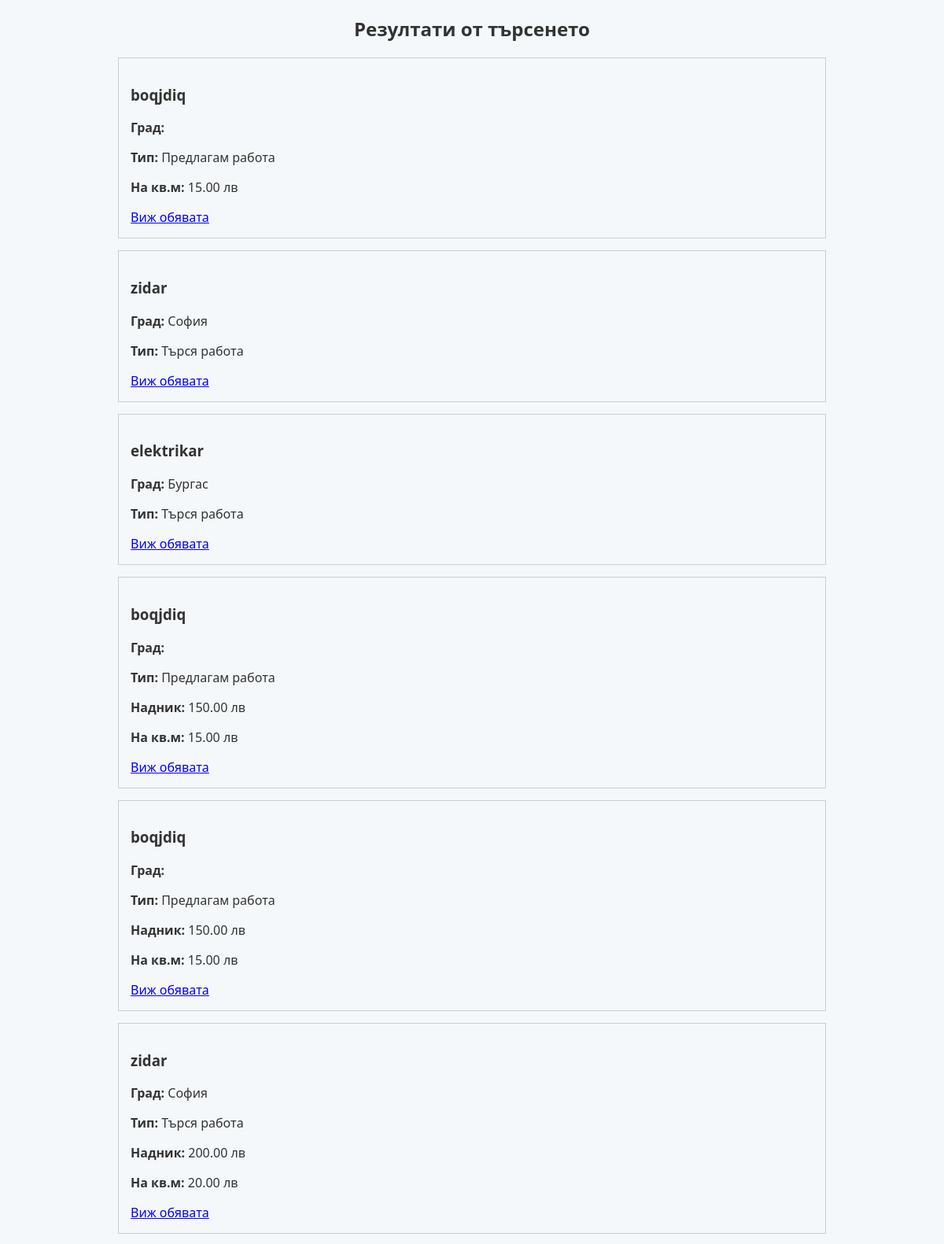
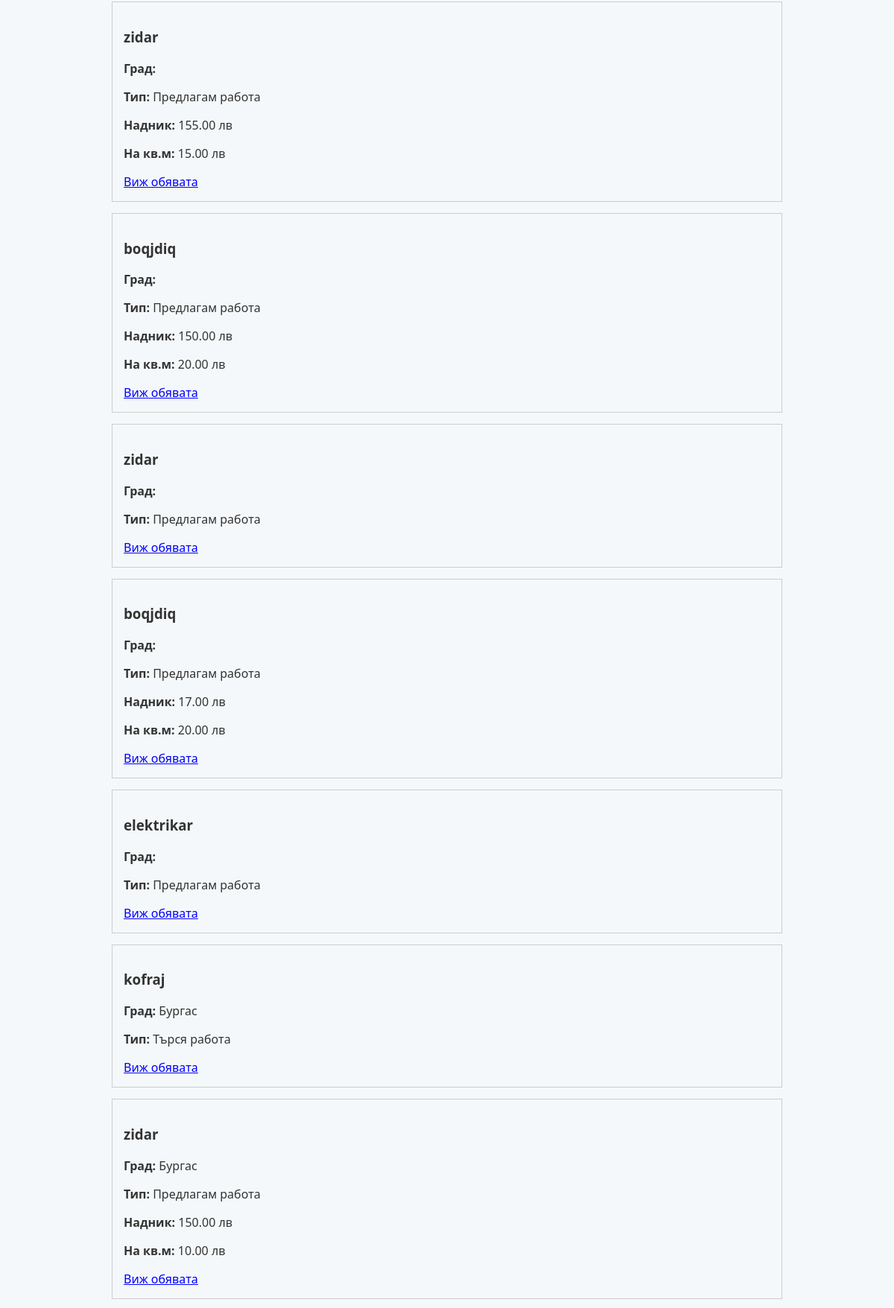
The app's page /php/search_jobs.php (upper part) with its own data (2 pictures, top to bottom).
### tables this page shows
CREATE TABLE `jobs` (
  `id` int(11) NOT NULL,
  `user_id` int(11) NOT NULL,
  `job_type` enum('offer','seek') NOT NULL,
  `profession` varchar(50) NOT NULL,
  `location` varchar(100) DEFAULT NULL,
  `city` varchar(100) DEFAULT NULL,
  `price_per_square` decimal(10,2) DEFAULT NULL,
  `price_per_day` decimal(10,2) DEFAULT NULL,
  `work_status` enum('solo','team') DEFAULT NULL,
  `team_size` int(11) DEFAULT NULL,
  `age` int(11) DEFAULT NULL,
  `show_price_per_square` tinyint(1) DEFAULT 0,
  `show_price_per_day` tinyint(1) DEFAULT 0,
  `created_at` timestamp NOT NULL DEFAULT current_timestamp(),
  `team_members` text DEFAULT NULL,
  `images` text DEFAULT NULL,
  `description` text DEFAULT NULL
);

### php/search_jobs.php (the view, shortened to what this page needs)
<?php
require 'db.php';
$query = "SELECT * FROM jobs WHERE 1=1";
$params = [];
$stmt = $conn->prepare($query);
$stmt->execute($params);
$jobs = $stmt->fetchAll(PDO::FETCH_ASSOC);
?>
<!DOCTYPE html>
<html lang="bg">
<head>
    <link rel="stylesheet" href="../css/style.css?v=<?= time() ?>">
</head>
<body>
    <h2 style="text-align:center;">Резултати от търсенето</h2>
    <div style="max-width: 900px; margin: auto;">
        <?php if (count($jobs) === 0): ?>
            <p>Няма намерени обяви.</p>
        <?php else: ?>
            <?php foreach ($jobs as $job): ?>
                <div style="border:1px solid #ccc; padding:15px; margin-bottom:15px;">
                    <h3><?= htmlspecialchars($job['profession']) ?></h3>
                    <p><strong>Град:</strong> <?= htmlspecialchars($job['city']) ?></p>
                    <p><strong>Тип:</strong> <?= $job['job_type'] === 'offer' ? 'Предлагам работа' : 'Търся работа' ?></p>
                    <?php if ($job['price_per_day']): ?>
                        <p><strong>Надник:</strong> <?= $job['price_per_day'] ?> лв</p>
                    <?php endif; ?>
                    <?php if ($job['price_per_square']): ?>
                        <p><strong>На кв.м:</strong> <?= $job['price_per_square'] ?> лв</p>
                    <?php endif; ?>
                    <a href="job_details.php?id=<?= $job['id'] ?>" style="color:blue;">Виж обявата</a>
                </div>
            <?php endforeach; ?>
        <?php endif; ?>
    </div>
</body>
</html>

### css/style.css (style rules this page uses)
body { font-family: 'Segoe UI', sans-serif; margin: 0; padding: 0; background-color: #f5f8fa; color: #333; }

### records on screen
jobs: profession "boqjdiq", job_type "Предлагам работа", price_per_square "15.00"
jobs: profession "zidar", city "София", job_type "Търся работа"
jobs: profession "elektrikar", city "Бургас", job_type "Търся работа"
jobs: profession "boqjdiq", job_type "Предлагам работа", price_per_day "150.00", price_per_square "15.00"
jobs: profession "boqjdiq", job_type "Предлагам работа", price_per_day "150.00", price_per_square "15.00"
jobs: profession "zidar", city "София", job_type "Търся работа", price_per_day "200.00", price_per_square "20.00"
jobs: profession "zidar", job_type "Предлагам работа", price_per_day "155.00", price_per_square "15.00"
jobs: profession "boqjdiq", job_type "Предлагам работа", price_per_day "150.00", price_per_square "20.00"
jobs: profession "zidar", job_type "Предлагам работа"
jobs: profession "boqjdiq", job_type "Предлагам работа", price_per_day "17.00", price_per_square "20.00"
jobs: profession "elektrikar", job_type "Предлагам работа"
jobs: profession "kofraj", city "Бургас", job_type "Търся работа"
jobs: profession "zidar", city "Бургас", job_type "Предлагам работа", price_per_day "150.00", price_per_square "10.00"
